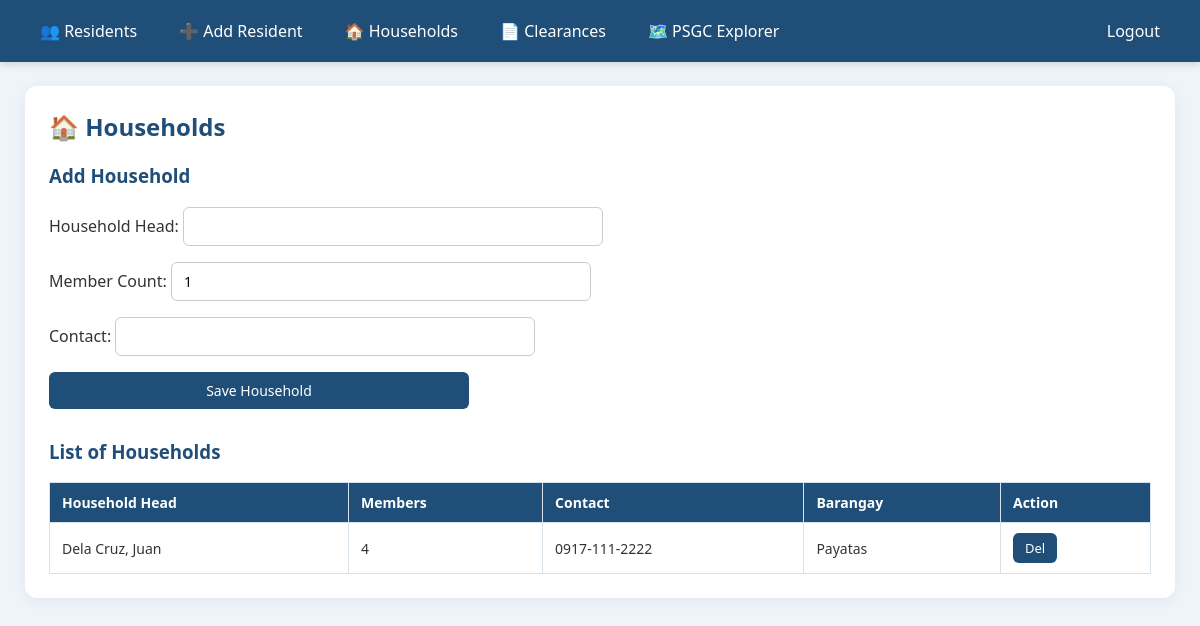
The app's page /households.php (signed in) with its own data.
### tables this page shows
CREATE TABLE households (
    household_id   INT AUTO_INCREMENT PRIMARY KEY,
    household_head VARCHAR(150) NOT NULL,
    member_count   INT DEFAULT 1,
    contact        VARCHAR(30),
    region         VARCHAR(100),
    province       VARCHAR(100),
    citymun        VARCHAR(100),
    barangay       VARCHAR(100)
);

### resident_functions.php (called while the page is built, shortened)
<?php
function getAllHouseholds($pdo){
    return $pdo->query("SELECT * FROM households ORDER BY household_head")->fetchAll(PDO::FETCH_ASSOC);
}
?>

### households.php (the view, shortened to what this page needs)
<?php
require_once "pdo.php";
require_once "resident_functions.php";
require_once "header.php";
$rows = getAllHouseholds($pdo);
?>
<h2>🏠 Households</h2>
<h3>Add Household</h3>
<form method="post">
    <p>Household Head: <input type="text" name="head" required></p>
    <p>Member Count: <input type="number" name="count" min="1" value="1" required></p>
    <p>Contact: <input type="text" name="contact"></p>
    <input type="submit" name="add" value="Save Household" class="add-button">
</form>
<h3 style="margin-top:30px;">List of Households</h3>
<table id="household-table" border="1">
<thead>
<tr><th>Household Head</th><th>Members</th><th>Contact</th><th>Barangay</th><th>Action</th></tr>
</thead>
<tbody>
<?php foreach ($rows as $r): ?>
<tr>
    <td><?= htmlspecialchars($r['household_head']) ?></td>
    <td><?= htmlspecialchars($r['member_count']) ?></td>
    <td><?= htmlspecialchars($r['contact']) ?></td>
    <td><?= htmlspecialchars($r['barangay']) ?></td>
    <td>
        <div class="actions">
            <form method="post" onsubmit="return confirm('Delete this household?')">
                <input type="submit" value="Del" name="delete" class="delete-button">
            </form>
        </div>
    </td>
</tr>
<?php endforeach; ?>
</tbody>
</table>
<?php require_once "footer.php"; ?>

### css/style.css (style rules this page uses)
* { box-sizing: border-box; }
body { font-family: 'Segoe UI', Tahoma, Arial, sans-serif; background: #eef4f9; margin: 0; color: #333; }
h1, h2, h3 { color: #1f4e79; margin-top: 0; }
table { width: 100%; border-collapse: collapse; margin-top: 15px; font-size: 14px; }
th, td { padding: 10px 12px; border: 1px solid #d7e1ea; text-align: left; vertical-align: middle; }
th { background: #1f4e79; color: #fff; font-weight: 600; }
input, select, textarea { padding: 9px 12px; border: 1px solid #ccc; border-radius: 6px; width: 100%; max-width: 420px; font-size: 14px; font-family: inherit; }
button, .btn, input[type=submit] { padding: 9px 18px; border: none; border-radius: 6px; cursor: pointer; background: #1f4e79; color: #fff; text-decoration: none; display: inline-block; font-size: 14px; font-weight: 500; transition: opacity .2s; }
.add-button { background: #27ae60; }
.delete-button { background: #e74c3c; }
.actions { display: flex; gap: 6px; flex-wrap: nowrap; align-items: center; }
.actions form { margin: 0; display: inline-block; }
.actions input[type=submit], .actions .btn { width: auto !important; max-width: none !important; padding: 6px 12px !important; font-size: 13px !important; white-space: nowrap !important; margin: 0 !important; }

### records on screen
households: household_head "Dela Cruz, Juan", member_count "4", contact "0917-111-2222", barangay "Payatas"
